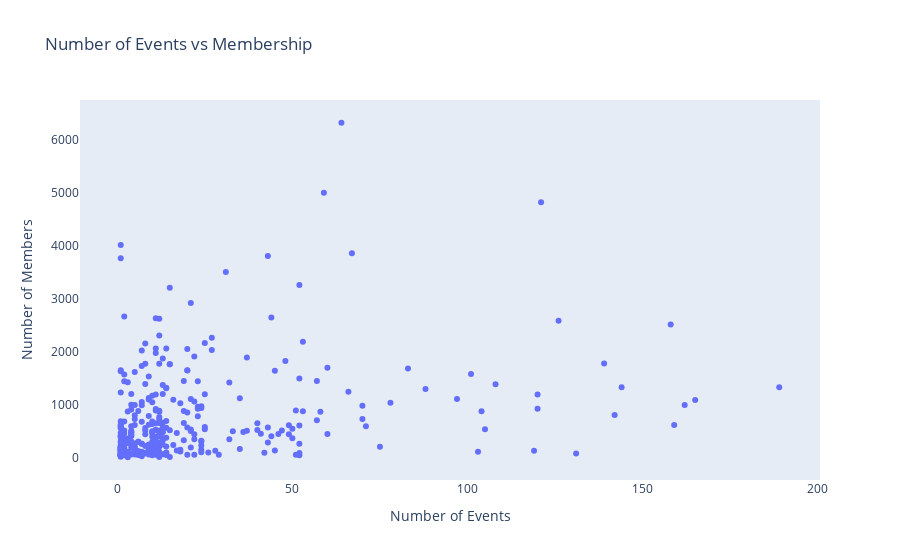

Notebook cell for this chart:
### Markdown cell above
## Visualization of the relationship between Number of Events and Number of Members

This visualization allowed me to see which groups were successful (success = large number of members) and which were not and how that related to the number of events hosted during the target time period (last calendar year in the data).

### Code cell
import plotly

from plotly.graph_objs import Scatter, Figure, Layout
plotly.offline.init_notebook_mode(connected = True)


data = [Scatter(x = meta_groups_i['num_events_target_period'], y = meta_groups_i['num_members'], \
                mode = 'markers',text=(meta_groups_i['group_name']+', '+meta_groups_i['category_name'])\
                )]#, text=df['movie_title'])]
axistemplate = dict(showgrid=False,zeroline=False,title='Number of Events')
axistemplatey = dict(showgrid=False,zeroline=False,title='Number of Members')
layout = Layout(title = "Number of Events vs Membership",xaxis=axistemplate,yaxis=axistemplatey)
 
fig = Figure(data = data, layout = layout)

plotly.offline.iplot(fig, show_link = False)

### Figure 1 — Plotly figure (JSON) as saved in the notebook; plotly's stock layout.template omitted (floating-point values rounded to 4 significant figures; data arrays with more than 128 entries replaced by an {"elided": "..."} marker saying what was removed)
{"data": [{"mode": "markers", "text": {"elided": "349 str values"}, "type": "scatter", "x": {"elided": "349 int values"}, "y": {"elided": "349 int values"}}], "layout": {"title": {"text": "Number of Events vs Membership"}, "xaxis": {"showgrid": false, "title": {"text": "Number of Events"}, "zeroline": false}, "yaxis": {"showgrid": false, "title": {"text": "Number of Members"}, "zeroline": false}}}
